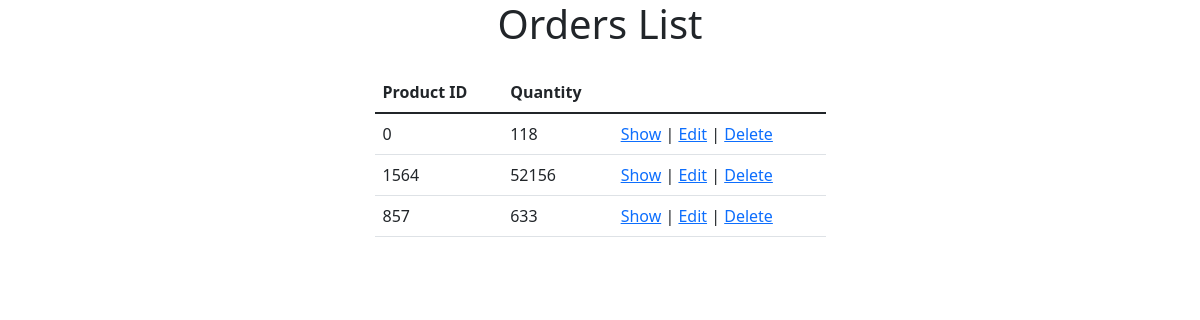
The page /admin/Orders/index.php on the database its author committed.
### tables this page shows
CREATE TABLE `orders` (
  `id` int(11) NOT NULL,
  `product_id` int(11) NOT NULL,
  `qty` int(11) NOT NULL
);

### admin/Orders/index.php (the view, shortened to what this page needs)
<?php
$conn = new PDO("mysql:host=localhost;dbname=ecommerce",
    'root', '');
$conn->setAttribute(PDO::ATTR_ERRMODE,
    PDO::ERRMODE_EXCEPTION);
$query = "SELECT * FROM `orders`";
$stmt = $conn->prepare($query);
$result = $stmt->execute();
$orders = $stmt->fetchAll();
?>
<!doctype html>
<html lang="en">
<head>
    <link href="https://cdn.jsdelivr.net/npm/bootstrap@5.1.3/dist/css/bootstrap.min.css" rel="stylesheet">
</head>
<body>
<section>
    <div class="container">
        <div class="row justify-content-center">
            <div class="col-md-5">
                <h1 class="text-center mb-4">Orders List</h1>
                <table class="table">
                    <thead>
                    <tr>
                        <th scope="col">Product ID</th>
                        <th scope="col">Quantity</th>
                    </tr>
                    </thead>
                    <tbody>
                    <?php
                    foreach ($orders as $order):
                        ?>
                        <tr>
                            <td><?= $order['product_id']?></td>
                            <td><?= $order['qty']?></td>
                            <td>
                                <a href="show.php?id=<?=$order['id'];?>">Show</a>
                                |
                                <a href="edit.php?id=<?=$order['id'];?>">Edit</a>
                                |
                                <a href="delete.php?id=<?=$order['id'];?>">Delete</a>
                            </td>
                        </tr>
                    <?php
                    endforeach;
                    ?>
                    </tbody>
                </table>
            </div>
        </div>
    </div>
</section>
</body>
</html>

### rows shown on the page
orders: product "0", qty "118"
orders: product "1564", qty "52156"
orders: product "857", qty "633"
